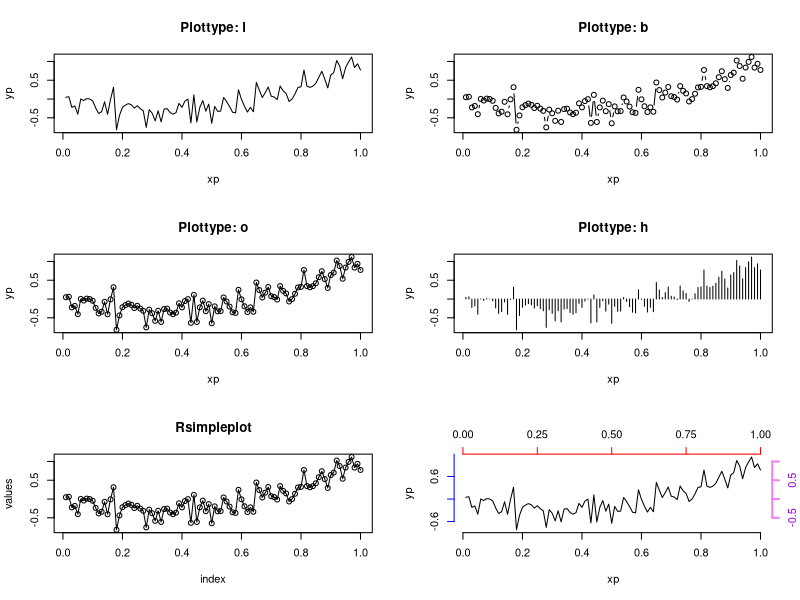

Recreate this plot in R.
##########################################################################################################################################

#(주의) ->  순차적으로 코드를 실행하는 것을 권함!

#에러 발생 시 github Finance/R-Finance-Programming 경로에 issue를 남기면 확인

##########################################################################################################################################



### plot (그래프)

## 고수준 그래프 함수

# 그래프 설정하기.

# 고수준의 그래프 함수는 함수의 인수를 이용해서 축과 문자표시 등에 대한 설정을 할 수 있다.
# 하지만 별도로 제공되는 함수(par 함수 또는 저수준 그래프 함수 등)를 통해서 보다 정밀하게 설정 가능.
# 그래프 함수의 인수를 통해 설정하는 방법 확인.

##########################################################################################################################################

### type: 그래프 표시방법.

# type 인수는 그래프의 표시방법을 정하는데 씀.
# 기본 값은 p 인데, 점 그래프를 그려줌.



### type 인수

# p = points
# l = lines
# o = overplotted points and lines
# b,c = points (empty if "c") joined by lines
# s, S = stair steps
# h = histogram-like vertical lines
# n = does not produce any points or lines

##########################################################################################################################################

xp<-1:100/100

yp<-3*xp^2-2*xp+rnorm(100,sd=0.2)

par(mfrow=c(3,2))                                                        # 가로 3, 세로 2개의 그래프를 그린다.

for(i in c("l", "b","o","h")){                                           # type이 각각 l,b,o,h인 그래프를 4개 그린다.
  plot(xp, yp, type=i, main=paste("Plottype:",i))}

plot(xp, yp, type="o", xlab="index", ylab="values", main="Rsimpleplot")  # type이 o이고 xlab, ylab, main인수 등이 설정된 그래프를 그린다.

plot(xp, yp, type="l", axes=FALSE)                                       # type이 l이고, 축이 없는 그래프를 그린다.

axis(1)                                                                  # 6번째 그래프의 아래쪽 축(1), 좌측축(2), 위쪽축(3), 우측축(4) 설정. 

axis(2, at=c(-0.6, 0, 0.6, 1.2), col="blue")

axis(3, at=c(0,0.25, 0.5, 0.75, 1), col="red")

axis(4, col="violet", col.axis="darkviolet", lwd = 2)



graphics.off()                    # 그래프 지워주는 함수.

############################################################결과값(print)#################################################################

# 6개의 그래프 한꺼번 찍어보기.


##########################################################################################################################################
